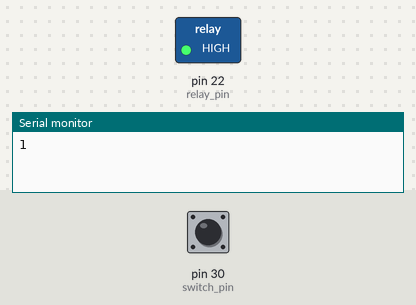
The sketch below on a simulated Arduino Mega 2560, built with avr-gcc and run on an emulated ATmega2560. Parts: switched loads named in the sketch (green lamp = pin HIGH), the last lines printed to the serial monitor. The inputs (shaded band) are chosen by the test bench; at power-on: pin 30 (switch_pin) HIGH.

Above: at 1.2 s.
1.3 s: pin 30 (switch_pin) pulled LOW for 0.15 s
At 1.4 s:
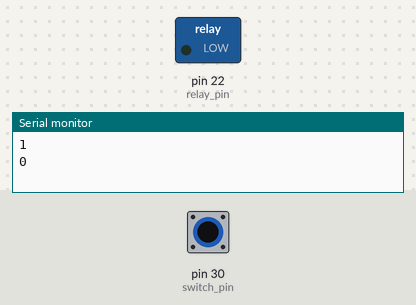
3.0 s: pin 30 (switch_pin) pulled LOW for 3.2 s
At 6.7 s:
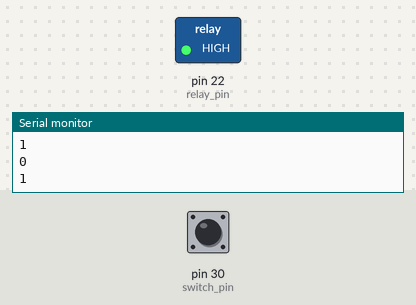
Timing chart, 0 to 8.2 s (numbered marks = the images above; inputs shaded):
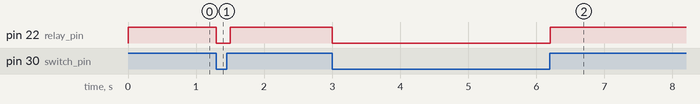

Measured:
- after the input at 1.3 s, pin 22 (relay_pin): HIGH → LOW at once, → HIGH 0.20 s later
- after the input at 3.0 s, pin 22 (relay_pin): HIGH → LOW at once, → HIGH 3.2 s later

The sketch:

03_Switch_Relay.ino
```cpp
const byte switch_pin = 30;
const byte relay_pin = 22;
bool high = false;

void setup() {
  pinMode(switch_pin, INPUT_PULLUP);
  pinMode(relay_pin, OUTPUT);
  digitalWrite(relay_pin, LOW);
  Serial.begin(9600);
}

void loop() {
  if (digitalRead(switch_pin) == HIGH && !high) {
    digitalWrite(relay_pin, HIGH);
    Serial.println(digitalRead(switch_pin));
    high = true;
  }
  else if (digitalRead(switch_pin) == LOW && high) {
    digitalWrite(relay_pin, LOW);
    Serial.println(digitalRead(switch_pin));
    high = false;
  }
  delay(100);
}
```
